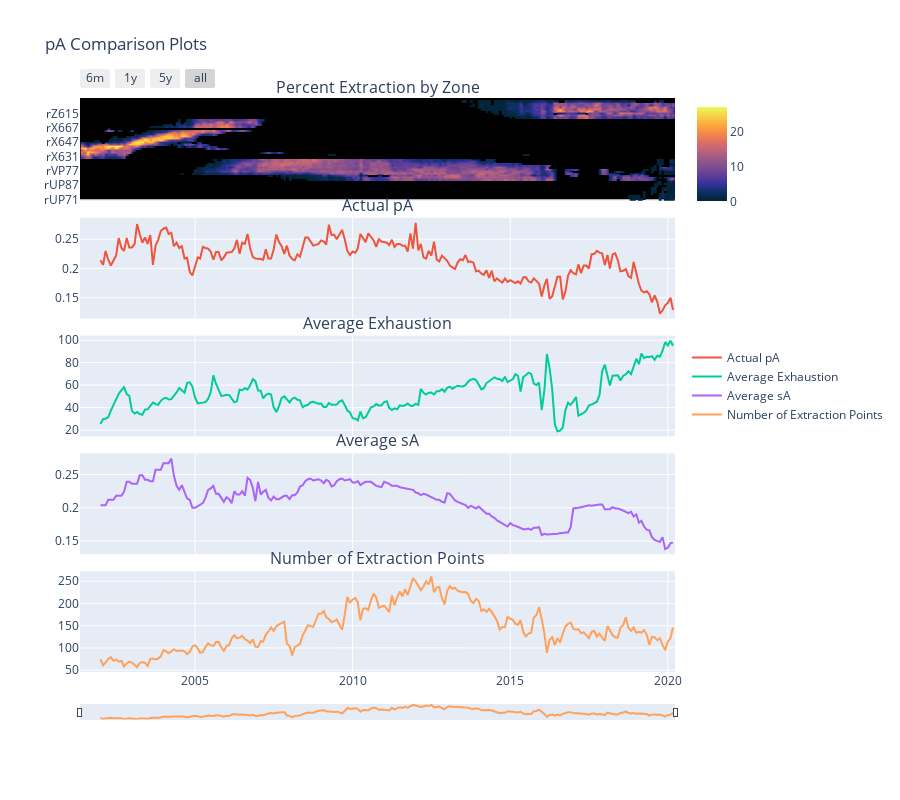

Notebook code for this chart:
### Markdown cell above
Viewing the process outputs and features apart from each other does not entirely help, but it was still chosen to view them separately in order to visualize how the outputs and features may trend with each other
***
From here, there will be comparison plots to show the zone heatmap, process outputs, and process features

### Code cell
# pA Comparison Plots - zone heatmap, plots of pA, exhaustion, sA, number of extract points
# 5 subplots
fig = make_subplots(rows=5,cols=1,
                   shared_xaxes=True,
                   vertical_spacing=0.03,
                    row_heights=[0.2,0.2,0.2,0.2,0.2],
                   subplot_titles=('Percent Extraction by Zone','Actual pA','Average Exhaustion','Average sA','Number of Extraction Points')
                   )
# set parameters for each plot
zone_map = go.Heatmap(
    z=zones['zone_percent_extracted'],
    x=zones['date'],
    y=zones['region_zone'],
    colorscale='thermal',
   connectgaps=False,
    zsmooth='best',
    name='Zone Extraction',
    colorbar=dict(
        len=0.2,y=0.905),
    showlegend=False
    )
pA_plot = go.Scatter(
    x = monthly_pA.datetime,
    y = monthly_pA.average_pA,
    name="Actual pA",
    yaxis='y2',
    showlegend=True)
exhaustion_plot = go.Scatter(
    x = monthly_pA.datetime,
    y = monthly_pA.average_exhaustion,
    name="Average Exhaustion",
    yaxis='y3',
    showlegend=True)
sA_plot = go.Scatter(
    x = monthly_pA.datetime,
    y = monthly_pA.average_sA,
    name="Average sA",
    yaxis='y4',
    showlegend=True)
number_points_plot = go.Scatter(
    x = monthly_pA.datetime,
    y = monthly_pA.number_extract_points,
    name="Number of Extraction Points",
    yaxis='y5',
    showlegend=True
    )
# Add traces to the plot
fig.append_trace(zone_map,1,1)
fig.append_trace(pA_plot,2,1)
fig.append_trace(exhaustion_plot,3,1)
fig.append_trace(sA_plot,4,1)
fig.append_trace(number_points_plot,5,1)

fig.update_layout(
    title_text='pA Comparison Plots',
    height=800,
    legend=dict(
        y=0.5)
)

# Add black background to heatmap
fig.update_layout(
    shapes=[
        dict(
            fillcolor='black',
            layer='below',
            line={'width':4,'color':'black'},
            type='rect',
            x0=zones.date.min(),
            x1=zones.date.max(),
            xref='x',
            y0=0.83,
            y1=1,
            yref='paper'
        )
    ]
)

# Adding range slider
fig.update_layout(
    xaxis1=dict(
        rangeselector=dict(
            buttons=list([
                dict(count=6,
                    label='6m',
                    step='month',
                    stepmode='backward'),
                dict(count=1,
                    label='1y',
                    step='year',
                    stepmode='backward'),
                dict(count=5,
                    label='5y',
                    step='year',
                    stepmode='backward'),
                dict(step='all')
            ])
        ),
#         rangeslider=dict(
#         visible=True
#         ),
        type='date',
        showgrid=False
    ),
    yaxis1=dict(showgrid=False),
    xaxis5=dict(
        rangeslider=dict(
            visible=True,
            thickness=0.025)
    )
)


fig.write_html('Visualizations/pA_plots.html')
fig.show()

### Figure 1 — Plotly figure (JSON) as saved in the notebook; plotly's stock layout.template omitted (floating-point values rounded to 4 significant figures; data arrays with more than 128 entries replaced by an {"elided": "..."} marker saying what was removed)
{"data": [{"colorbar": {"len": 0.2, "y": 0.905}, "colorscale": [[0, "rgb(3, 35, 51)"], [0.09091, "rgb(13, 48, 100)"], [0.1818, "rgb(53, 50, 155)"], [0.2727, "rgb(93, 62, 153)"], [0.3636, "rgb(126, 77, 143)"], [0.4545, "rgb(158, 89, 135)"], [0.5455, "rgb(193, 100, 121)"], [0.6364, "rgb(225, 113, 97)"], [0.7273, "rgb(246, 139, 69)"], [0.8182, "rgb(251, 173, 60)"], [0.9091, "rgb(246, 211, 70)"], [1, "rgb(231, 250, 90)"]], "connectgaps": false, "name": "Zone Extraction", "showlegend": false, "type": "heatmap", "x": {"elided": "2770 str values"}, "xaxis": "x", "y": {"elided": "2770 str values"}, "yaxis": "y", "z": {"elided": "2770 float values"}, "zsmooth": "best"}, {"name": "Actual pA", "showlegend": true, "type": "scatter", "x": {"elided": "218 str values"}, "xaxis": "x2", "y": {"elided": "218 float values"}, "yaxis": "y2"}, {"name": "Average Exhaustion", "showlegend": true, "type": "scatter", "x": {"elided": "218 str values"}, "xaxis": "x3", "y": {"elided": "218 float values"}, "yaxis": "y3"}, {"name": "Average sA", "showlegend": true, "type": "scatter", "x": {"elided": "218 str values"}, "xaxis": "x4", "y": {"elided": "218 float values"}, "yaxis": "y4"}, {"name": "Number of Extraction Points", "showlegend": true, "type": "scatter", "x": {"elided": "218 str values"}, "xaxis": "x5", "y": {"elided": "218 int values"}, "yaxis": "y5"}], "layout": {"annotations": [{"font": {"size": 16}, "showarrow": false, "text": "Percent Extraction by Zone", "x": 0.5, "xanchor": "center", "xref": "paper", "y": 1, "yanchor": "bottom", "yref": "paper"}, {"font": {"size": 16}, "showarrow": false, "text": "Actual pA", "x": 0.5, "xanchor": "center", "xref": "paper", "y": 0.794, "yanchor": "bottom", "yref": "paper"}, {"font": {"size": 16}, "showarrow": false, "text": "Average Exhaustion", "x": 0.5, "xanchor": "center", "xref": "paper", "y": 0.588, "yanchor": "bottom", "yref": "paper"}, {"font": {"size": 16}, "showarrow": false, "text": "Average sA", "x": 0.5, "xanchor": "center", "xref": "paper", "y": 0.382, "yanchor": "bottom", "yref": "paper"}, {"font": {"size": 16}, "showarrow": false, "text": "Number of Extraction Points", "x": 0.5, "xanchor": "center", "xref": "paper", "y": 0.176, "yanchor": "bottom", "yref": "paper"}], "height": 800, "legend": {"y": 0.5}, "shapes": [{"fillcolor": "black", "layer": "below", "line": {"color": "black", "width": 4}, "type": "rect", "x0": "2001-06-01T00:00:00", "x1": "2020-03-01T00:00:00", "xref": "x", "y0": 0.83, "y1": 1, "yref": "paper"}], "title": {"text": "pA Comparison Plots"}, "xaxis": {"anchor": "y", "domain": [0, 1], "matches": "x5", "rangeselector": {"buttons": [{"count": 6, "label": "6m", "step": "month", "stepmode": "backward"}, {"count": 1, "label": "1y", "step": "year", "stepmode": "backward"}, {"count": 5, "label": "5y", "step": "year", "stepmode": "backward"}, {"step": "all"}]}, "showgrid": false, "showticklabels": false, "type": "date"}, "xaxis2": {"anchor": "y2", "domain": [0, 1], "matches": "x5", "showticklabels": false}, "xaxis3": {"anchor": "y3", "domain": [0, 1], "matches": "x5", "showticklabels": false}, "xaxis4": {"anchor": "y4", "domain": [0, 1], "matches": "x5", "showticklabels": false}, "xaxis5": {"anchor": "y5", "domain": [0, 1], "rangeslider": {"thickness": 0.025, "visible": true}}, "yaxis": {"anchor": "x", "domain": [0.824, 1], "showgrid": false}, "yaxis2": {"anchor": "x2", "domain": [0.618, 0.794]}, "yaxis3": {"anchor": "x3", "domain": [0.412, 0.588]}, "yaxis4": {"anchor": "x4", "domain": [0.206, 0.382]}, "yaxis5": {"anchor": "x5", "domain": [0, 0.176]}}}
